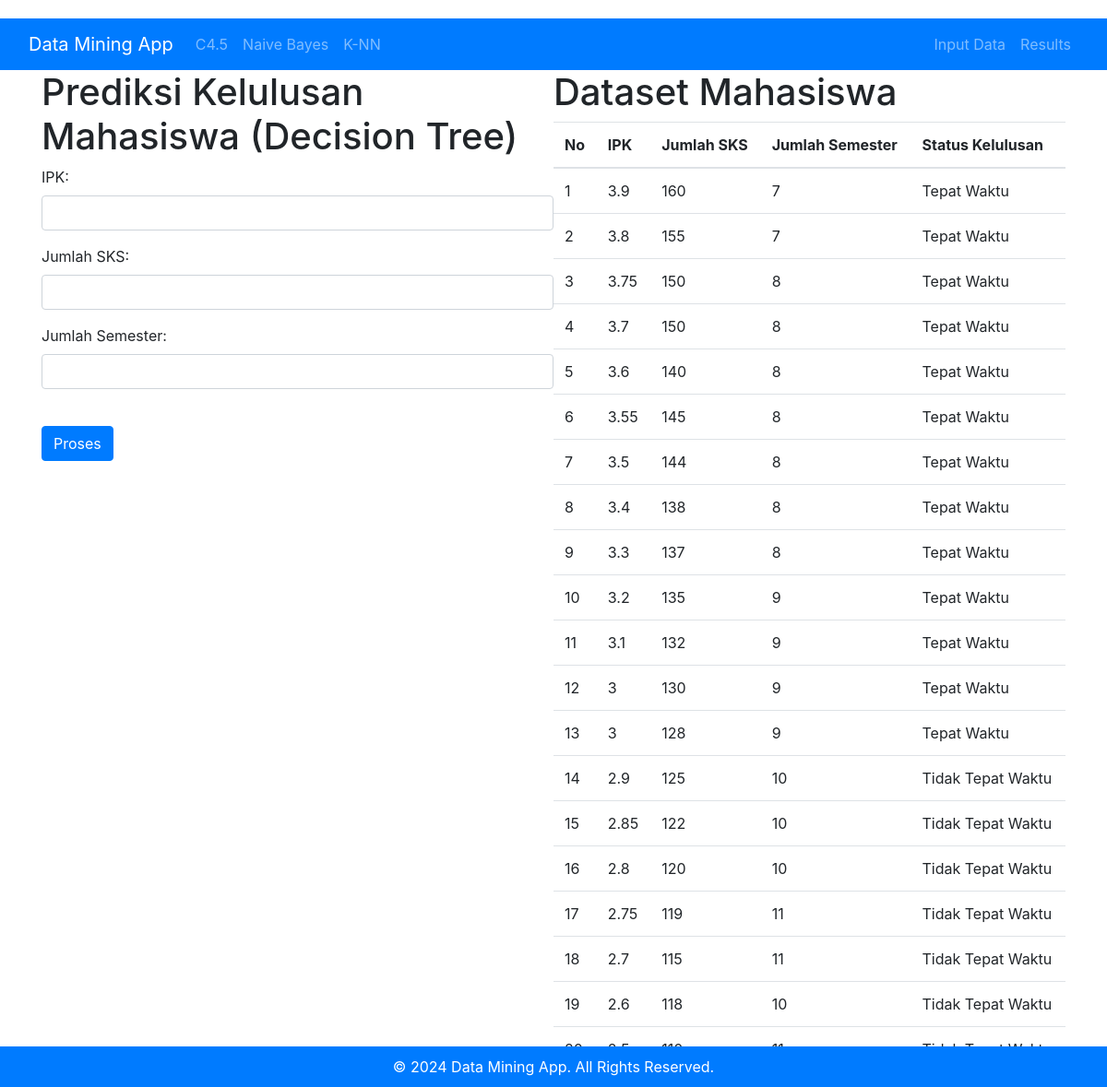
/theme.php?page=tree, run on the app's committed database.
### tables this page shows
CREATE TABLE `mahasiswa_kelulusan` (
  `id` int NOT NULL AUTO_INCREMENT,
  `nama` varchar(100) DEFAULT NULL,
  `ipk` float NOT NULL,
  `jumlah_sks` int NOT NULL,
  `jumlah_semester` int NOT NULL,
  `status_kelulusan` varchar(50) DEFAULT NULL,
  PRIMARY KEY (`id`)
);

### tree.php (the view, shortened to what this page needs)
<!DOCTYPE html>
<html lang="en">
<head>
</head>
<body>
    <link rel="stylesheet" href="https://cdn.jsdelivr.net/npm/bootstrap@4.6.2/dist/css/bootstrap.min.css">
    <div class="container">
        <div class="input-data">
            <h1>Prediksi Kelulusan Mahasiswa (Decision Tree)</h1>
            <form action="?page=tree_prediksi" method="POST">
                <div class="form-group">
                    <label for="ipk">IPK:</label>
                    <input type="number" step="0.01" class="form-control" id="ipk" name="ipk" required>
                </div>
                <div class="form-group">
                    <label for="jumlah_sks">Jumlah SKS:</label>
                    <input type="number" class="form-control" id="jumlah_sks" name="jumlah_sks" required>
                </div>
                <div class="form-group">
                    <label for="jumlah_semester">Jumlah Semester:</label>
                    <input type="number" class="form-control" id="jumlah_semester" name="jumlah_semester" required>
                </div>
                <br>
                <div class="form-group">
                <button type="submit" class="btn btn-primary">Proses</button>
                </div>
            </form>
        </div>
        <div class="dataset">
            <h1>Dataset Mahasiswa</h1>
            <table class="table">
                <thead>
                    <tr>
                        <th>No</th>
                        <th>IPK</th>
                        <th>Jumlah SKS</th>
                        <th>Jumlah Semester</th>
                        <th>Status Kelulusan</th>
                    </tr>
                </thead>
                <tbody>
                    <?php
                    include 'db.php';
                    $sql = "SELECT * FROM mahasiswa_kelulusan ORDER BY ipk DESC";
                    $result = $conn->query($sql);
                    if ($result->num_rows > 0) {
                        $no = 1;
                        while ($row = $result->fetch_assoc()) {
                            echo "<tr>";
                            echo "<td>" . $no . "</td>";
                            echo "<td>" . $row['ipk'] . "</td>";
                            echo "<td>" . $row['jumlah_sks'] . "</td>";
                            echo "<td>" . $row['jumlah_semester'] . "</td>";
                            echo "<td>" . $row['status_kelulusan'] . "</td>";
                            echo "</tr>";
                            $no++;
                        }
                    }
                    ?>
                </tbody>
            </table>
        </div>
    </div>
</body>
</html>

### theme.php (style rules this page uses)
body { background-color: #f8f9fa; padding-top: 20px; }

### tree.php (style rules this page uses)
.container { display: flex; }
.input-data { flex: 1; }
.dataset { flex: 1; overflow-y: auto; }

### data on the page
mahasiswa_kelulusan: ipk "3.9", jumlah_sks "160", jumlah_semester "7", status_kelulusan "Tepat Waktu"
mahasiswa_kelulusan: ipk "3.8", jumlah_sks "155", jumlah_semester "7", status_kelulusan "Tepat Waktu"
mahasiswa_kelulusan: ipk "3.75", jumlah_sks "150", jumlah_semester "8", status_kelulusan "Tepat Waktu"
mahasiswa_kelulusan: ipk "3.7", jumlah_sks "150", jumlah_semester "8", status_kelulusan "Tepat Waktu"
mahasiswa_kelulusan: ipk "3.6", jumlah_sks "140", jumlah_semester "8", status_kelulusan "Tepat Waktu"
mahasiswa_kelulusan: ipk "3.55", jumlah_sks "145", jumlah_semester "8", status_kelulusan "Tepat Waktu"
mahasiswa_kelulusan: ipk "3.5", jumlah_sks "144", jumlah_semester "8", status_kelulusan "Tepat Waktu"
mahasiswa_kelulusan: ipk "3.4", jumlah_sks "138", jumlah_semester "8", status_kelulusan "Tepat Waktu"
mahasiswa_kelulusan: ipk "3.3", jumlah_sks "137", jumlah_semester "8", status_kelulusan "Tepat Waktu"
mahasiswa_kelulusan: ipk "3.2", jumlah_sks "135", jumlah_semester "9", status_kelulusan "Tepat Waktu"
mahasiswa_kelulusan: ipk "3.1", jumlah_sks "132", jumlah_semester "9", status_kelulusan "Tepat Waktu"
mahasiswa_kelulusan: ipk "3", jumlah_sks "130", jumlah_semester "9", status_kelulusan "Tepat Waktu"
mahasiswa_kelulusan: ipk "3", jumlah_sks "128", jumlah_semester "9", status_kelulusan "Tepat Waktu"
mahasiswa_kelulusan: ipk "2.9", jumlah_sks "125", jumlah_semester "10", status_kelulusan "Tidak Tepat Waktu"
mahasiswa_kelulusan: ipk "2.85", jumlah_sks "122", jumlah_semester "10", status_kelulusan "Tidak Tepat Waktu"
mahasiswa_kelulusan: ipk "2.8", jumlah_sks "120", jumlah_semester "10", status_kelulusan "Tidak Tepat Waktu"
mahasiswa_kelulusan: ipk "2.75", jumlah_sks "119", jumlah_semester "11", status_kelulusan "Tidak Tepat Waktu"
mahasiswa_kelulusan: ipk "2.7", jumlah_sks "115", jumlah_semester "11", status_kelulusan "Tidak Tepat Waktu"
mahasiswa_kelulusan: ipk "2.6", jumlah_sks "118", jumlah_semester "10", status_kelulusan "Tidak Tepat Waktu"
